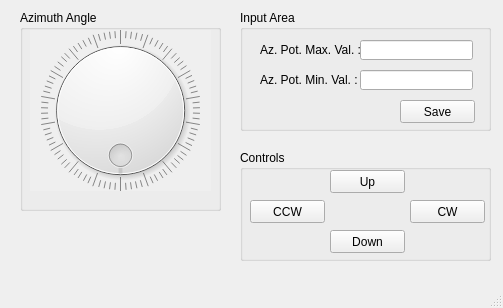
<?xml version="1.0" encoding="UTF-8"?>
<ui version="4.0">
 <class>TestWindow</class>
 <widget class="QMainWindow" name="TestWindow">
  <property name="geometry">
   <rect>
    <x>0</x>
    <y>0</y>
    <width>503</width>
    <height>308</height>
   </rect>
  </property>
  <property name="windowTitle">
   <string>MainWindow</string>
  </property>
  <widget class="QWidget" name="centralwidget">
   <widget class="QGroupBox" name="input_groupBox">
    <property name="geometry">
     <rect>
      <x>240</x>
      <y>10</y>
      <width>251</width>
      <height>121</height>
     </rect>
    </property>
    <property name="title">
     <string>Input Area</string>
    </property>
    <widget class="QLineEdit" name="az_valLineEdit">
     <property name="geometry">
      <rect>
       <x>120</x>
       <y>30</y>
       <width>113</width>
       <height>20</height>
      </rect>
     </property>
    </widget>
    <widget class="QLabel" name="azimuth_label">
     <property name="geometry">
      <rect>
       <x>20</x>
       <y>30</y>
       <width>101</width>
       <height>20</height>
      </rect>
     </property>
     <property name="text">
      <string>Az. Pot. Max. Val. :</string>
     </property>
    </widget>
    <widget class="QLabel" name="elevation_label">
     <property name="geometry">
      <rect>
       <x>20</x>
       <y>60</y>
       <width>111</width>
       <height>20</height>
      </rect>
     </property>
     <property name="text">
      <string>Az. Pot. Min. Val. :</string>
     </property>
    </widget>
    <widget class="QLineEdit" name="el_valLineEdit">
     <property name="geometry">
      <rect>
       <x>120</x>
       <y>60</y>
       <width>113</width>
       <height>20</height>
      </rect>
     </property>
    </widget>
    <widget class="QPushButton" name="saveBtn">
     <property name="geometry">
      <rect>
       <x>160</x>
       <y>90</y>
       <width>75</width>
       <height>23</height>
      </rect>
     </property>
     <property name="text">
      <string>Save</string>
     </property>
    </widget>
   </widget>
   <widget class="QGroupBox" name="controls_groupBox">
    <property name="geometry">
     <rect>
      <x>240</x>
      <y>150</y>
      <width>251</width>
      <height>111</height>
     </rect>
    </property>
    <property name="title">
     <string>Controls</string>
    </property>
    <widget class="QPushButton" name="el_upBtn">
     <property name="geometry">
      <rect>
       <x>90</x>
       <y>20</y>
       <width>75</width>
       <height>23</height>
      </rect>
     </property>
     <property name="text">
      <string>Up</string>
     </property>
    </widget>
    <widget class="QPushButton" name="el_downBtn">
     <property name="geometry">
      <rect>
       <x>90</x>
       <y>80</y>
       <width>75</width>
       <height>23</height>
      </rect>
     </property>
     <property name="text">
      <string>Down</string>
     </property>
    </widget>
    <widget class="QPushButton" name="az_ccwBtn">
     <property name="geometry">
      <rect>
       <x>10</x>
       <y>50</y>
       <width>75</width>
       <height>23</height>
      </rect>
     </property>
     <property name="text">
      <string>CCW</string>
     </property>
    </widget>
    <widget class="QPushButton" name="az_cwBtn">
     <property name="geometry">
      <rect>
       <x>170</x>
       <y>50</y>
       <width>75</width>
       <height>23</height>
      </rect>
     </property>
     <property name="text">
      <string>CW</string>
     </property>
    </widget>
   </widget>
   <widget class="QGroupBox" name="display_groupBox">
    <property name="geometry">
     <rect>
      <x>20</x>
      <y>10</y>
      <width>201</width>
      <height>201</height>
     </rect>
    </property>
    <property name="title">
     <string>Azimuth Angle</string>
    </property>
    <widget class="QDial" name="displayDial">
     <property name="geometry">
      <rect>
       <x>10</x>
       <y>20</y>
       <width>181</width>
       <height>161</height>
      </rect>
     </property>
     <property name="autoFillBackground">
      <bool>true</bool>
     </property>
     <property name="maximum">
      <number>360</number>
     </property>
     <property name="orientation">
      <enum>Qt::Vertical</enum>
     </property>
     <property name="wrapping">
      <bool>true</bool>
     </property>
     <property name="notchesVisible">
      <bool>true</bool>
     </property>
    </widget>
   </widget>
  </widget>
  <widget class="QMenuBar" name="menubar">
   <property name="geometry">
    <rect>
     <x>0</x>
     <y>0</y>
     <width>503</width>
     <height>21</height>
    </rect>
   </property>
  </widget>
  <widget class="QStatusBar" name="statusbar"/>
 </widget>
 <resources/>
 <connections/>
</ui>
